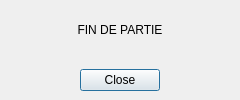
<?xml version="1.0" encoding="UTF-8"?>
<ui version="4.0">
 <class>stop</class>
 <widget class="QDialog" name="stop">
  <property name="geometry">
   <rect>
    <x>0</x>
    <y>0</y>
    <width>240</width>
    <height>100</height>
   </rect>
  </property>
  <property name="minimumSize">
   <size>
    <width>240</width>
    <height>100</height>
   </size>
  </property>
  <property name="maximumSize">
   <size>
    <width>240</width>
    <height>100</height>
   </size>
  </property>
  <property name="windowTitle">
   <string>END GAME</string>
  </property>
  <property name="windowIcon">
   <iconset resource="Resource.qrc">
    <normaloff>:/img_noir/assets/noir/tour.png</normaloff>:/img_noir/assets/noir/tour.png</iconset>
  </property>
  <widget class="QDialogButtonBox" name="fermerButton">
   <property name="geometry">
    <rect>
     <x>0</x>
     <y>60</y>
     <width>240</width>
     <height>40</height>
    </rect>
   </property>
   <property name="minimumSize">
    <size>
     <width>240</width>
     <height>40</height>
    </size>
   </property>
   <property name="maximumSize">
    <size>
     <width>240</width>
     <height>40</height>
    </size>
   </property>
   <property name="orientation">
    <enum>Qt::Horizontal</enum>
   </property>
   <property name="standardButtons">
    <set>QDialogButtonBox::Close</set>
   </property>
   <property name="centerButtons">
    <bool>true</bool>
   </property>
  </widget>
  <widget class="QLabel" name="label">
   <property name="geometry">
    <rect>
     <x>0</x>
     <y>0</y>
     <width>240</width>
     <height>60</height>
    </rect>
   </property>
   <property name="minimumSize">
    <size>
     <width>240</width>
     <height>60</height>
    </size>
   </property>
   <property name="maximumSize">
    <size>
     <width>240</width>
     <height>60</height>
    </size>
   </property>
   <property name="styleSheet">
    <string notr="true">font: 14pt &quot;MS Shell Dlg 2&quot;;
color: rgb(0, 0, 0);</string>
   </property>
   <property name="text">
    <string>FIN DE PARTIE</string>
   </property>
   <property name="alignment">
    <set>Qt::AlignCenter</set>
   </property>
  </widget>
 </widget>
 <resources>
  <include location="Resource.qrc"/>
 </resources>
 <connections>
  <connection>
   <sender>fermerButton</sender>
   <signal>accepted()</signal>
   <receiver>stop</receiver>
   <slot>accept()</slot>
   <hints>
    <hint type="sourcelabel">
     <x>248</x>
     <y>254</y>
    </hint>
    <hint type="destinationlabel">
     <x>157</x>
     <y>274</y>
    </hint>
   </hints>
  </connection>
  <connection>
   <sender>fermerButton</sender>
   <signal>rejected()</signal>
   <receiver>stop</receiver>
   <slot>reject()</slot>
   <hints>
    <hint type="sourcelabel">
     <x>316</x>
     <y>260</y>
    </hint>
    <hint type="destinationlabel">
     <x>286</x>
     <y>274</y>
    </hint>
   </hints>
  </connection>
 </connections>
</ui>
